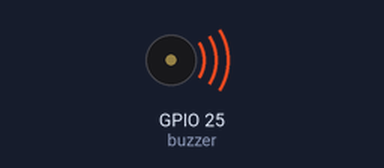
Bench run of a program on a simulated ESP32 board running MicroPython. Shown: buzzer (waves = sounding).

Above: at 0.2 s.
At 4.87 s:
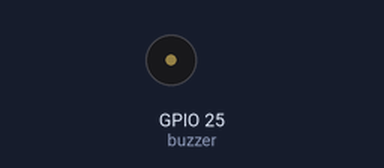
Timing chart, 0 to 5.3 s (numbered marks = the images above):
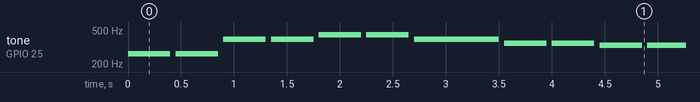

The program:

ESP32-Passive_buzzer.py
```python
# Passive Buzzer (ESP32 / MakePico) - Improved Version
# 1. Uses PWM duty_u16() for MicroPython
# 2. Adds silence between notes
# 3. Handles rests (0 frequency)
# 4. Prevents deinit during playback

from machine import Pin, PWM
from time import sleep

# Passive buzzer pin
BUZZER_PIN = 25

# Create PWM object
buzzer = PWM(Pin(BUZZER_PIN))
buzzer.duty_u16(0)   # Start silent

# Notes (Hz)
C4 = 262
D4 = 294
E4 = 330
F4 = 349
G4 = 392
A4 = 440
B4 = 494
C5 = 523

# Song: Twinkle Twinkle
melody = [
    C4, C4, G4, G4, A4, A4, G4,
    F4, F4, E4, E4, D4, D4, C4
]

beats = [
    0.4,0.4,0.4,0.4,0.4,0.4,0.8,
    0.4,0.4,0.4,0.4,0.4,0.4,0.8
]

# Play one tone
def play_tone(freq, duration):
    if freq == 0:
        buzzer.duty_u16(0)
    else:
        buzzer.freq(freq)
        buzzer.duty_u16(30000)   # volume

    sleep(duration)

    # short pause between notes
    buzzer.duty_u16(0)
    sleep(0.05)

# Main loop
try:
    while True:
        for i in range(len(melody)):
            play_tone(melody[i], beats[i])
        sleep(1)

except KeyboardInterrupt:
    buzzer.deinit()
    print("Stopped")
```

Measured:
- by itself, tone on GPIO 25 (buzzer): plays 262 Hz for 0.40 s, 262 Hz for 0.40 s, 392 Hz for 0.40 s, 392 Hz for 0.40 s, 440 Hz for 0.40 s, 440 Hz for 0.40 s … (225 notes in this stretch)
